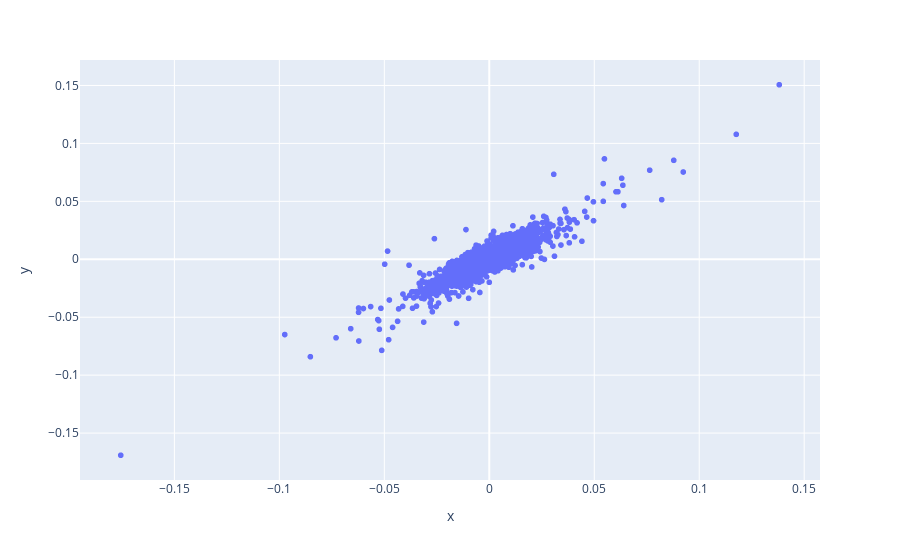

The code cell stored with this chart in its notebook:
### Code cell
px.scatter(x=udr_returns, y=eqr_returns)

### Figure 1 — Plotly figure (JSON) as saved in the notebook; plotly's stock layout.template omitted (floating-point values rounded to 4 significant figures; data arrays with more than 128 entries replaced by an {"elided": "..."} marker saying what was removed)
{"data": [{"hovertemplate": "x=%{x}<br>y=%{y}<extra></extra>", "legendgroup": "", "marker": {"color": "#636efa", "symbol": "circle"}, "mode": "markers", "name": "", "showlegend": false, "type": "scattergl", "x": {"elided": "2516 float values"}, "xaxis": "x", "y": {"elided": "2516 float values"}, "yaxis": "y"}], "layout": {"autosize": true, "legend": {"tracegroupgap": 0}, "margin": {"t": 60}, "xaxis": {"anchor": "y", "autorange": true, "domain": [0, 1], "range": [-0.1948, 0.1574], "title": {"text": "x"}, "type": "linear"}, "yaxis": {"anchor": "x", "autorange": true, "domain": [0, 1], "range": [-0.1939, 0.1754], "title": {"text": "y"}, "type": "linear"}}}
